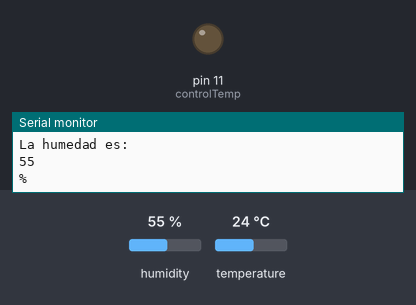
Recording of a sketch running on a simulated Arduino Uno, built with avr-gcc and run on an emulated ATmega328P. On the bench: output pins drawn as LEDs (lit = HIGH), the last lines printed to the serial monitor. The test bench sets the inputs (shaded band); at power-on: temperature 24 °C, humidity 55 %.

Above: at 3.8 s.
3.9 s: temperature set to 33 °C
10.2 s: temperature set to 36 °C
At 16.2 s:
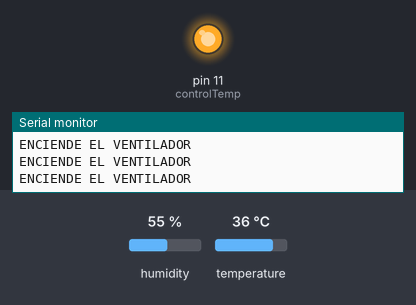
16.6 s: temperature set to 12 °C
At 18.5 s:
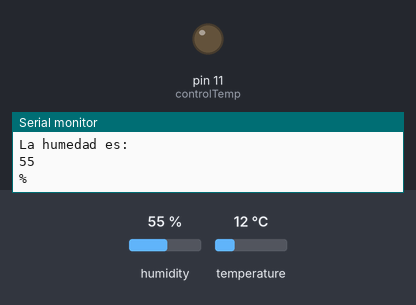
Timing chart, 0 to 20.0 s (numbered marks = the images above; inputs shaded):
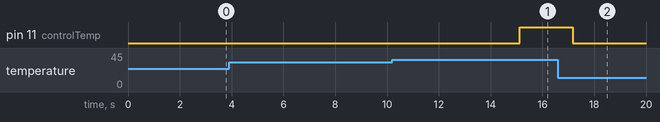

The sketch:

8-SensorDHT11.ino
```cpp
// Sensor DHT11 Libreria DHT11 de adaferuit - Temperatura y Humedad con un ventilador (buzzer, led o lo que sea)

#include "DHT.h"

#define controlTemp 11
#define DHTPIN 10//Pin del sensor segun la libreria

int temp;
int humedad;

DHT dht (DHTPIN, DHT11);//Instanciar el pin y el tipo de sensor

void setup ()
{
  Serial.begin(9600);
  pinMode (controlTemp, OUTPUT);
  dht.begin(); //Iniciar el sensor dht definido antes
}

void loop ()
{
  humedad = dht.readHumidity();//LECTURA HUMEDAD
  temp = dht.readTemperature();//LECTURA TEMPERATURA

  //Valores de la temperatura y humedad
  Serial.println("La temperatura es: ");
  Serial.println(temp);
  Serial.println("La humedad es: ");
  Serial.println(humedad);
  Serial.println("%");

  delay (3000);

//Encender el control de temperatura con un ciclo while cuando supere los 25 grados de temperatura
  while (temp>=35){
    Serial.println("ENCIENDE EL VENTILADOR");
    digitalWrite (controlTemp, HIGH);
    temp = dht.readTemperature();
  }

  digitalWrite (controlTemp, LOW);
}
```

Measured:
- the behaviour switches between 34 and 35 °C on temperature (found by bisection; images 0 and 1)
- after the input at 10.2 s, pin 11 (controlTemp): LOW → HIGH after 4.9 s
- after the input at 16.6 s, pin 11 (controlTemp): HIGH → LOW after 0.57 s
